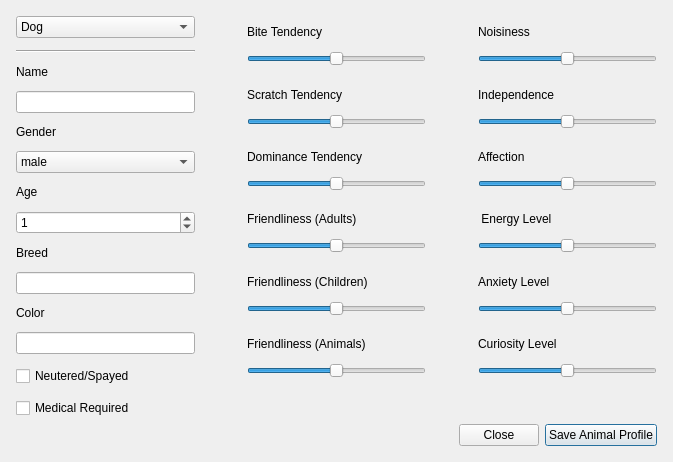
<?xml version="1.0" encoding="UTF-8"?>
<ui version="4.0">
 <class>AnimalDetailsModal</class>
 <widget class="QDialog" name="AnimalDetailsModal">
  <property name="windowModality">
   <enum>Qt::NonModal</enum>
  </property>
  <property name="geometry">
   <rect>
    <x>0</x>
    <y>0</y>
    <width>673</width>
    <height>439</height>
   </rect>
  </property>
  <property name="windowTitle">
   <string>Animal Details</string>
  </property>
  <property name="sizeGripEnabled">
   <bool>false</bool>
  </property>
  <property name="modal">
   <bool>true</bool>
  </property>
  <layout class="QVBoxLayout" name="verticalLayout">
   <property name="spacing">
    <number>6</number>
   </property>
   <property name="leftMargin">
    <number>16</number>
   </property>
   <property name="topMargin">
    <number>16</number>
   </property>
   <property name="rightMargin">
    <number>16</number>
   </property>
   <property name="bottomMargin">
    <number>16</number>
   </property>
   <item>
    <layout class="QHBoxLayout" name="horizontalLayout" stretch="1,0,1,0,1">
     <property name="spacing">
      <number>12</number>
     </property>
     <property name="sizeConstraint">
      <enum>QLayout::SetDefaultConstraint</enum>
     </property>
     <item>
      <layout class="QVBoxLayout" name="FirstColumn">
       <item>
        <widget class="QComboBox" name="animalType">
         <property name="maxVisibleItems">
          <number>10</number>
         </property>
         <item>
          <property name="text">
           <string>Dog</string>
          </property>
         </item>
         <item>
          <property name="text">
           <string>Cat</string>
          </property>
         </item>
         <item>
          <property name="text">
           <string>Rabbit</string>
          </property>
         </item>
        </widget>
       </item>
       <item>
        <widget class="Line" name="line">
         <property name="orientation">
          <enum>Qt::Horizontal</enum>
         </property>
        </widget>
       </item>
       <item>
        <widget class="QLabel" name="nameLabel">
         <property name="text">
          <string>Name</string>
         </property>
         <property name="alignment">
          <set>Qt::AlignBottom|Qt::AlignLeading|Qt::AlignLeft</set>
         </property>
        </widget>
       </item>
       <item>
        <widget class="QLineEdit" name="nameEdit">
         <property name="enabled">
          <bool>true</bool>
         </property>
        </widget>
       </item>
       <item>
        <widget class="QLabel" name="genderLabel">
         <property name="text">
          <string>Gender</string>
         </property>
         <property name="alignment">
          <set>Qt::AlignBottom|Qt::AlignLeading|Qt::AlignLeft</set>
         </property>
        </widget>
       </item>
       <item>
        <widget class="QComboBox" name="gender">
         <item>
          <property name="text">
           <string>male</string>
          </property>
         </item>
         <item>
          <property name="text">
           <string>female</string>
          </property>
         </item>
        </widget>
       </item>
       <item>
        <widget class="QLabel" name="ageLabel">
         <property name="text">
          <string>Age</string>
         </property>
         <property name="alignment">
          <set>Qt::AlignBottom|Qt::AlignLeading|Qt::AlignLeft</set>
         </property>
        </widget>
       </item>
       <item>
        <widget class="QSpinBox" name="ageEdit">
         <property name="value">
          <number>1</number>
         </property>
        </widget>
       </item>
       <item>
        <widget class="QLabel" name="breedLabel">
         <property name="text">
          <string>Breed</string>
         </property>
         <property name="alignment">
          <set>Qt::AlignBottom|Qt::AlignLeading|Qt::AlignLeft</set>
         </property>
        </widget>
       </item>
       <item>
        <widget class="QLineEdit" name="breedEdit">
         <property name="enabled">
          <bool>true</bool>
         </property>
        </widget>
       </item>
       <item>
        <widget class="QLabel" name="colorLabel">
         <property name="text">
          <string>Color</string>
         </property>
         <property name="alignment">
          <set>Qt::AlignBottom|Qt::AlignLeading|Qt::AlignLeft</set>
         </property>
        </widget>
       </item>
       <item>
        <widget class="QLineEdit" name="colorEdit">
         <property name="enabled">
          <bool>true</bool>
         </property>
        </widget>
       </item>
       <item>
        <widget class="QCheckBox" name="neuteredCheckBox">
         <property name="enabled">
          <bool>true</bool>
         </property>
         <property name="text">
          <string>Neutered/Spayed</string>
         </property>
        </widget>
       </item>
       <item>
        <widget class="QCheckBox" name="medicalCheckbox">
         <property name="enabled">
          <bool>true</bool>
         </property>
         <property name="text">
          <string>Medical Required</string>
         </property>
        </widget>
       </item>
      </layout>
     </item>
     <item>
      <spacer name="horizontalSpacer">
       <property name="orientation">
        <enum>Qt::Horizontal</enum>
       </property>
       <property name="sizeHint" stdset="0">
        <size>
         <width>40</width>
         <height>20</height>
        </size>
       </property>
      </spacer>
     </item>
     <item>
      <layout class="QVBoxLayout" name="SecondColumn" stretch="0,0,0,0,0,0,0,0,0,0,0,0,0">
       <property name="spacing">
        <number>12</number>
       </property>
       <property name="sizeConstraint">
        <enum>QLayout::SetDefaultConstraint</enum>
       </property>
       <property name="leftMargin">
        <number>0</number>
       </property>
       <item>
        <widget class="QLabel" name="biteLabel">
         <property name="sizePolicy">
          <sizepolicy hsizetype="Preferred" vsizetype="Preferred">
           <horstretch>0</horstretch>
           <verstretch>0</verstretch>
          </sizepolicy>
         </property>
         <property name="text">
          <string>Bite Tendency</string>
         </property>
         <property name="alignment">
          <set>Qt::AlignBottom|Qt::AlignLeading|Qt::AlignLeft</set>
         </property>
        </widget>
       </item>
       <item>
        <widget class="QSlider" name="bite">
         <property name="enabled">
          <bool>true</bool>
         </property>
         <property name="maximum">
          <number>10</number>
         </property>
         <property name="sliderPosition">
          <number>5</number>
         </property>
         <property name="orientation">
          <enum>Qt::Horizontal</enum>
         </property>
        </widget>
       </item>
       <item>
        <widget class="QLabel" name="scratchLabel">
         <property name="sizePolicy">
          <sizepolicy hsizetype="Preferred" vsizetype="Preferred">
           <horstretch>0</horstretch>
           <verstretch>0</verstretch>
          </sizepolicy>
         </property>
         <property name="text">
          <string>Scratch Tendency</string>
         </property>
         <property name="alignment">
          <set>Qt::AlignBottom|Qt::AlignLeading|Qt::AlignLeft</set>
         </property>
        </widget>
       </item>
       <item>
        <widget class="QSlider" name="scratch">
         <property name="enabled">
          <bool>true</bool>
         </property>
         <property name="maximum">
          <number>10</number>
         </property>
         <property name="sliderPosition">
          <number>5</number>
         </property>
         <property name="orientation">
          <enum>Qt::Horizontal</enum>
         </property>
        </widget>
       </item>
       <item>
        <widget class="QLabel" name="assertDominanceLabel">
         <property name="sizePolicy">
          <sizepolicy hsizetype="Preferred" vsizetype="Preferred">
           <horstretch>0</horstretch>
           <verstretch>0</verstretch>
          </sizepolicy>
         </property>
         <property name="text">
          <string>Dominance Tendency</string>
         </property>
         <property name="alignment">
          <set>Qt::AlignBottom|Qt::AlignLeading|Qt::AlignLeft</set>
         </property>
        </widget>
       </item>
       <item>
        <widget class="QSlider" name="assertDominance">
         <property name="enabled">
          <bool>true</bool>
         </property>
         <property name="maximum">
          <number>10</number>
         </property>
         <property name="sliderPosition">
          <number>5</number>
         </property>
         <property name="orientation">
          <enum>Qt::Horizontal</enum>
         </property>
        </widget>
       </item>
       <item>
        <widget class="QLabel" name="adultFriendlinessLabel">
         <property name="sizePolicy">
          <sizepolicy hsizetype="Preferred" vsizetype="Preferred">
           <horstretch>0</horstretch>
           <verstretch>0</verstretch>
          </sizepolicy>
         </property>
         <property name="text">
          <string>Friendliness (Adults)</string>
         </property>
         <property name="alignment">
          <set>Qt::AlignBottom|Qt::AlignLeading|Qt::AlignLeft</set>
         </property>
        </widget>
       </item>
       <item>
        <widget class="QSlider" name="adultFriendliness">
         <property name="enabled">
          <bool>true</bool>
         </property>
         <property name="maximum">
          <number>10</number>
         </property>
         <property name="sliderPosition">
          <number>5</number>
         </property>
         <property name="orientation">
          <enum>Qt::Horizontal</enum>
         </property>
        </widget>
       </item>
       <item>
        <widget class="QLabel" name="childFriendlinessLabel">
         <property name="sizePolicy">
          <sizepolicy hsizetype="Preferred" vsizetype="Preferred">
           <horstretch>0</horstretch>
           <verstretch>0</verstretch>
          </sizepolicy>
         </property>
         <property name="text">
          <string>Friendliness (Children)</string>
         </property>
         <property name="alignment">
          <set>Qt::AlignBottom|Qt::AlignLeading|Qt::AlignLeft</set>
         </property>
        </widget>
       </item>
       <item>
        <widget class="QSlider" name="childFriendliness">
         <property name="enabled">
          <bool>true</bool>
         </property>
         <property name="maximum">
          <number>10</number>
         </property>
         <property name="sliderPosition">
          <number>5</number>
         </property>
         <property name="orientation">
          <enum>Qt::Horizontal</enum>
         </property>
        </widget>
       </item>
       <item>
        <widget class="QLabel" name="animalFriendlinessLabel">
         <property name="sizePolicy">
          <sizepolicy hsizetype="Preferred" vsizetype="Preferred">
           <horstretch>0</horstretch>
           <verstretch>0</verstretch>
          </sizepolicy>
         </property>
         <property name="text">
          <string>Friendliness (Animals)</string>
         </property>
         <property name="alignment">
          <set>Qt::AlignBottom|Qt::AlignLeading|Qt::AlignLeft</set>
         </property>
        </widget>
       </item>
       <item>
        <widget class="QSlider" name="animalFriendliness">
         <property name="enabled">
          <bool>true</bool>
         </property>
         <property name="maximum">
          <number>10</number>
         </property>
         <property name="sliderPosition">
          <number>5</number>
         </property>
         <property name="orientation">
          <enum>Qt::Horizontal</enum>
         </property>
        </widget>
       </item>
       <item>
        <spacer name="verticalSpacer_2">
         <property name="orientation">
          <enum>Qt::Vertical</enum>
         </property>
         <property name="sizeType">
          <enum>QSizePolicy::Preferred</enum>
         </property>
         <property name="sizeHint" stdset="0">
          <size>
           <width>20</width>
           <height>40</height>
          </size>
         </property>
        </spacer>
       </item>
      </layout>
     </item>
     <item>
      <spacer name="horizontalSpacer_2">
       <property name="orientation">
        <enum>Qt::Horizontal</enum>
       </property>
       <property name="sizeHint" stdset="0">
        <size>
         <width>40</width>
         <height>20</height>
        </size>
       </property>
      </spacer>
     </item>
     <item>
      <layout class="QVBoxLayout" name="ThirdColumn">
       <property name="spacing">
        <number>12</number>
       </property>
       <item>
        <widget class="QLabel" name="noiseLabel">
         <property name="text">
          <string>Noisiness</string>
         </property>
         <property name="alignment">
          <set>Qt::AlignBottom|Qt::AlignLeading|Qt::AlignLeft</set>
         </property>
        </widget>
       </item>
       <item>
        <widget class="QSlider" name="noise">
         <property name="enabled">
          <bool>true</bool>
         </property>
         <property name="maximum">
          <number>10</number>
         </property>
         <property name="sliderPosition">
          <number>5</number>
         </property>
         <property name="orientation">
          <enum>Qt::Horizontal</enum>
         </property>
        </widget>
       </item>
       <item>
        <widget class="QLabel" name="independenceLabel">
         <property name="text">
          <string>Independence</string>
         </property>
         <property name="alignment">
          <set>Qt::AlignBottom|Qt::AlignLeading|Qt::AlignLeft</set>
         </property>
        </widget>
       </item>
       <item>
        <widget class="QSlider" name="independence">
         <property name="enabled">
          <bool>true</bool>
         </property>
         <property name="maximum">
          <number>10</number>
         </property>
         <property name="sliderPosition">
          <number>5</number>
         </property>
         <property name="orientation">
          <enum>Qt::Horizontal</enum>
         </property>
        </widget>
       </item>
       <item>
        <widget class="QLabel" name="affectionLabel">
         <property name="text">
          <string>Affection</string>
         </property>
         <property name="alignment">
          <set>Qt::AlignBottom|Qt::AlignLeading|Qt::AlignLeft</set>
         </property>
        </widget>
       </item>
       <item>
        <widget class="QSlider" name="affection">
         <property name="enabled">
          <bool>true</bool>
         </property>
         <property name="maximum">
          <number>10</number>
         </property>
         <property name="sliderPosition">
          <number>5</number>
         </property>
         <property name="orientation">
          <enum>Qt::Horizontal</enum>
         </property>
        </widget>
       </item>
       <item>
        <widget class="QLabel" name="energyLabel">
         <property name="text">
          <string> Energy Level</string>
         </property>
         <property name="alignment">
          <set>Qt::AlignBottom|Qt::AlignLeading|Qt::AlignLeft</set>
         </property>
        </widget>
       </item>
       <item>
        <widget class="QSlider" name="energy">
         <property name="enabled">
          <bool>true</bool>
         </property>
         <property name="maximum">
          <number>10</number>
         </property>
         <property name="sliderPosition">
          <number>5</number>
         </property>
         <property name="orientation">
          <enum>Qt::Horizontal</enum>
         </property>
        </widget>
       </item>
       <item>
        <widget class="QLabel" name="anxietyLabel">
         <property name="text">
          <string>Anxiety Level</string>
         </property>
         <property name="alignment">
          <set>Qt::AlignBottom|Qt::AlignLeading|Qt::AlignLeft</set>
         </property>
        </widget>
       </item>
       <item>
        <widget class="QSlider" name="anxiety">
         <property name="enabled">
          <bool>true</bool>
         </property>
         <property name="maximum">
          <number>10</number>
         </property>
         <property name="sliderPosition">
          <number>5</number>
         </property>
         <property name="orientation">
          <enum>Qt::Horizontal</enum>
         </property>
        </widget>
       </item>
       <item>
        <widget class="QLabel" name="curiosityLabel">
         <property name="text">
          <string>Curiosity Level</string>
         </property>
         <property name="alignment">
          <set>Qt::AlignBottom|Qt::AlignLeading|Qt::AlignLeft</set>
         </property>
        </widget>
       </item>
       <item>
        <widget class="QSlider" name="curiosity">
         <property name="enabled">
          <bool>true</bool>
         </property>
         <property name="maximum">
          <number>10</number>
         </property>
         <property name="sliderPosition">
          <number>5</number>
         </property>
         <property name="orientation">
          <enum>Qt::Horizontal</enum>
         </property>
        </widget>
       </item>
       <item>
        <spacer name="verticalSpacer_3">
         <property name="orientation">
          <enum>Qt::Vertical</enum>
         </property>
         <property name="sizeType">
          <enum>QSizePolicy::Preferred</enum>
         </property>
         <property name="sizeHint" stdset="0">
          <size>
           <width>20</width>
           <height>40</height>
          </size>
         </property>
        </spacer>
       </item>
      </layout>
     </item>
    </layout>
   </item>
   <item>
    <layout class="QHBoxLayout" name="Actions" stretch="0,0,0">
     <item>
      <spacer name="toolbarSpacer">
       <property name="orientation">
        <enum>Qt::Horizontal</enum>
       </property>
       <property name="sizeHint" stdset="0">
        <size>
         <width>40</width>
         <height>20</height>
        </size>
       </property>
      </spacer>
     </item>
     <item>
      <widget class="QPushButton" name="cancelButton">
       <property name="sizePolicy">
        <sizepolicy hsizetype="Maximum" vsizetype="Fixed">
         <horstretch>0</horstretch>
         <verstretch>0</verstretch>
        </sizepolicy>
       </property>
       <property name="text">
        <string>Close</string>
       </property>
       <property name="autoDefault">
        <bool>false</bool>
       </property>
      </widget>
     </item>
     <item>
      <widget class="QPushButton" name="saveButton">
       <property name="sizePolicy">
        <sizepolicy hsizetype="Maximum" vsizetype="Fixed">
         <horstretch>0</horstretch>
         <verstretch>0</verstretch>
        </sizepolicy>
       </property>
       <property name="text">
        <string>Save Animal Profile</string>
       </property>
       <property name="default">
        <bool>true</bool>
       </property>
       <property name="flat">
        <bool>false</bool>
       </property>
      </widget>
     </item>
    </layout>
   </item>
  </layout>
 </widget>
 <resources/>
 <connections>
  <connection>
   <sender>cancelButton</sender>
   <signal>clicked()</signal>
   <receiver>AnimalDetailsModal</receiver>
   <slot>handleCancel()</slot>
   <hints>
    <hint type="sourcelabel">
     <x>452</x>
     <y>409</y>
    </hint>
    <hint type="destinationlabel">
     <x>336</x>
     <y>219</y>
    </hint>
   </hints>
  </connection>
  <connection>
   <sender>saveButton</sender>
   <signal>clicked()</signal>
   <receiver>AnimalDetailsModal</receiver>
   <slot>handleSave()</slot>
   <hints>
    <hint type="sourcelabel">
     <x>585</x>
     <y>409</y>
    </hint>
    <hint type="destinationlabel">
     <x>336</x>
     <y>219</y>
    </hint>
   </hints>
  </connection>
 </connections>
 <slots>
  <slot>handleCancel()</slot>
  <slot>handleSave()</slot>
 </slots>
</ui>
